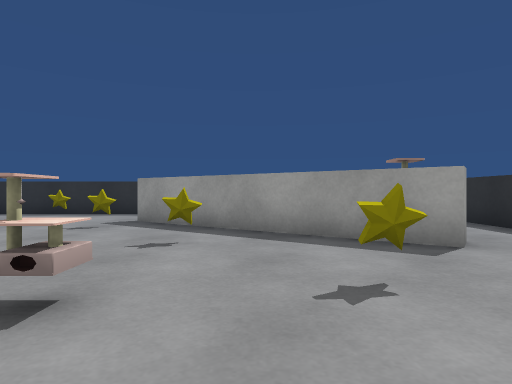
View 1 (above)

20 first-person views from a walk through a scene from a Unity 3-D project. The camera is 0.68 m above the floor, looks level and sees 75° across. The floor is counted in squares, 1 m on a side. Each view is taken from the middle of a square. On the plan, view 1 faces up. The plan holds only what a view shows up to about 10 squares ahead; the rest is blank. The player is left out. Some surface patterns are stand-ins.

View 2
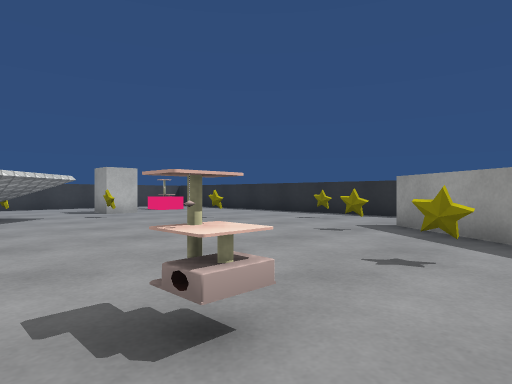

View 3
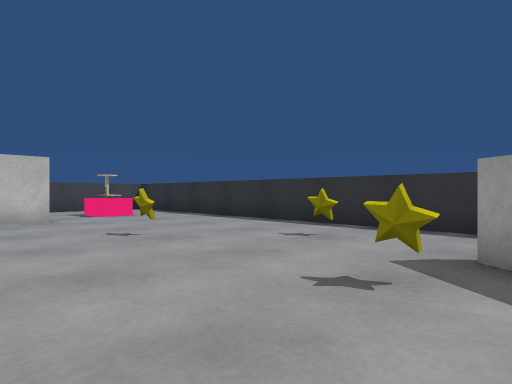

View 4
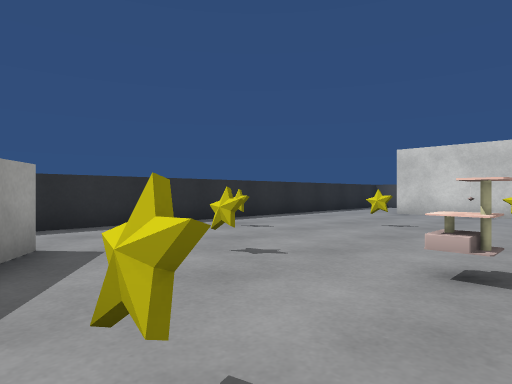

View 5
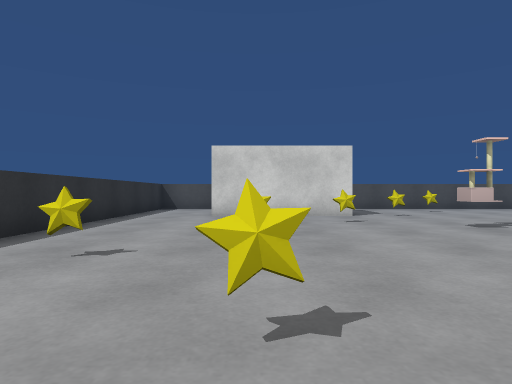

View 6
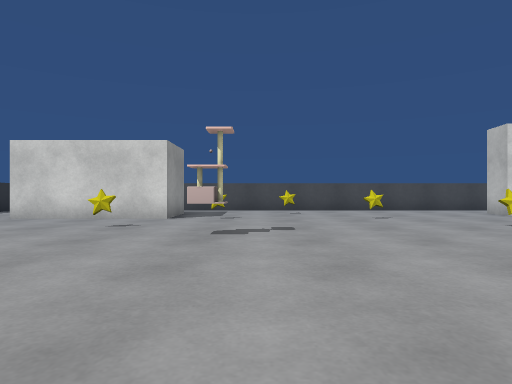

View 7
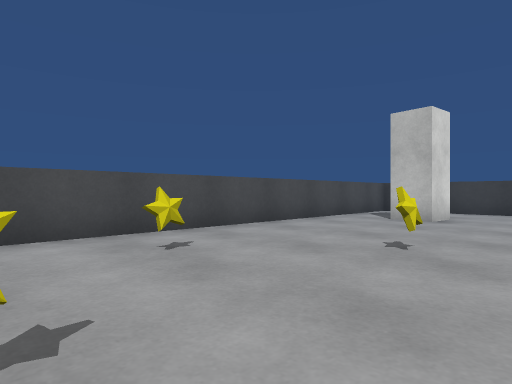

View 8
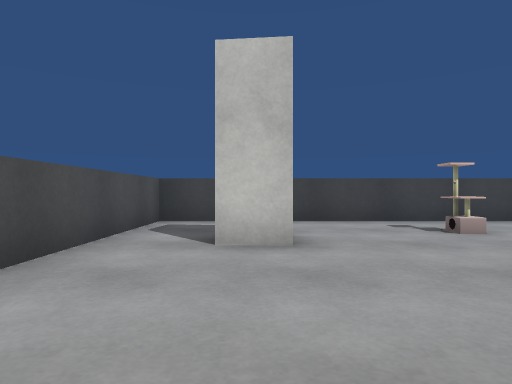

View 9
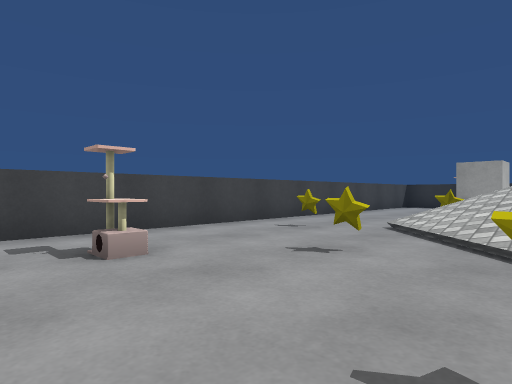

View 10
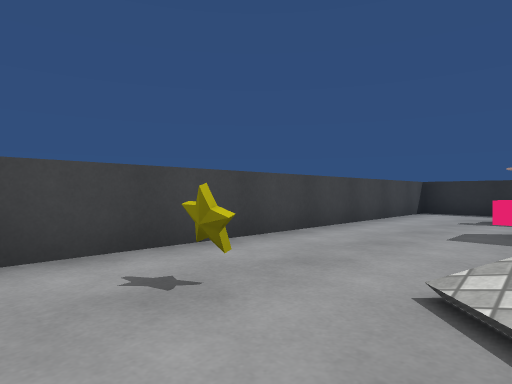

View 11
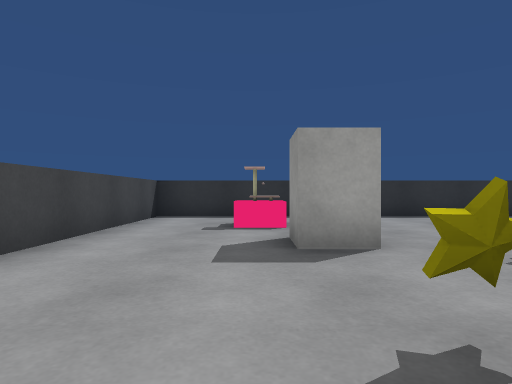

View 12
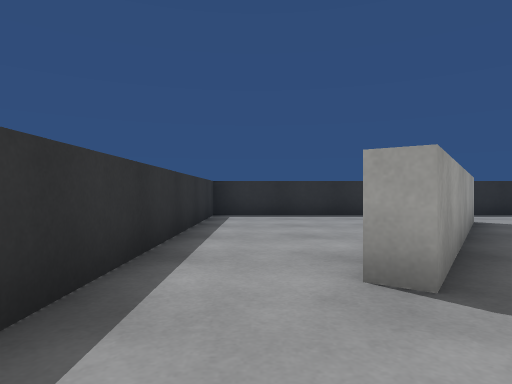

View 13
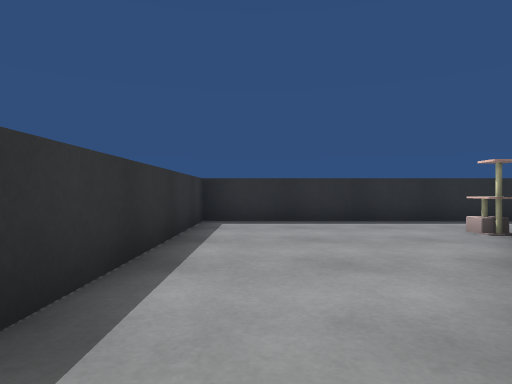

View 14
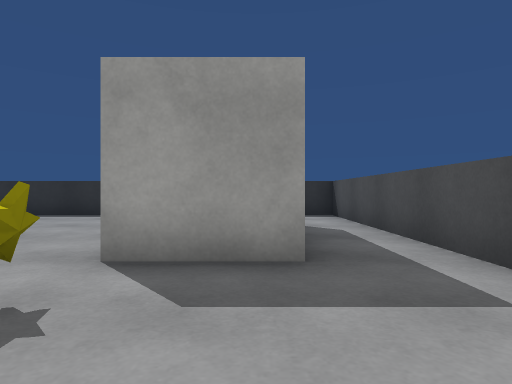

View 15
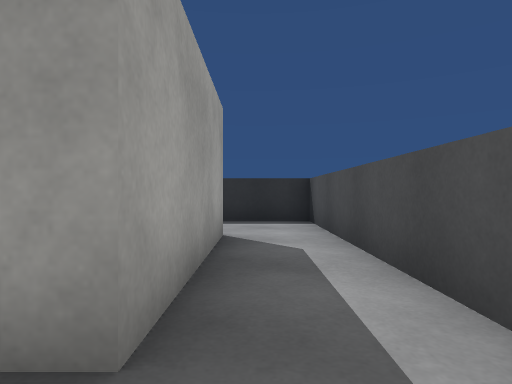

View 16
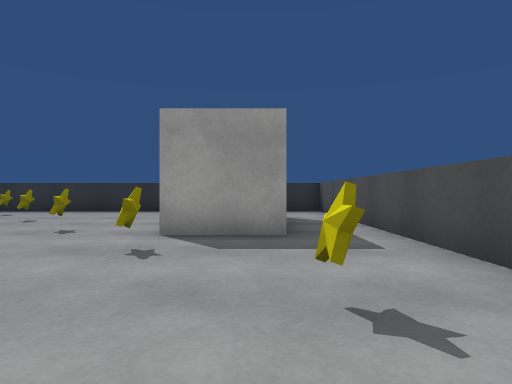

View 17
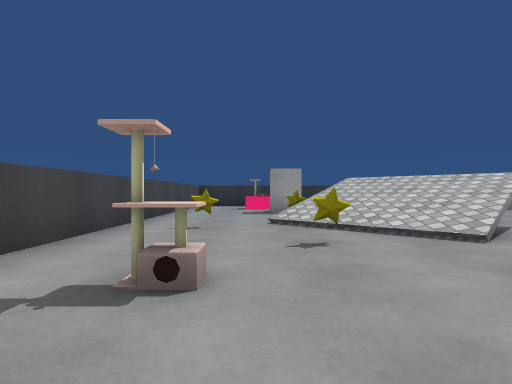

View 18
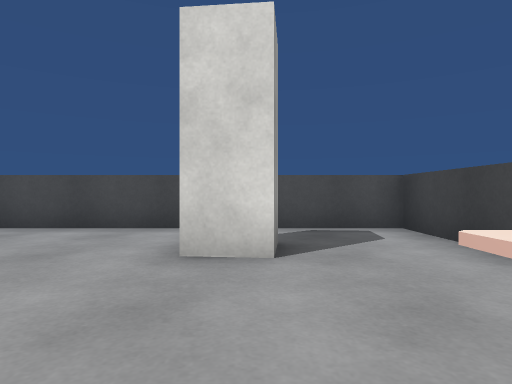

View 19
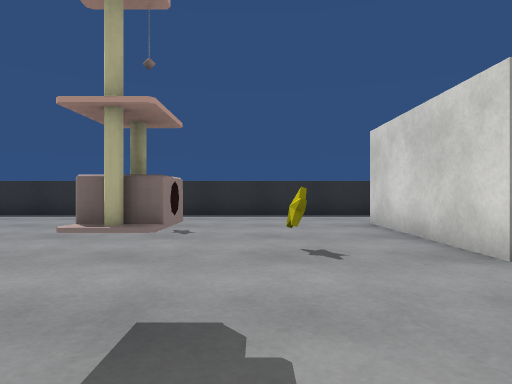

View 20
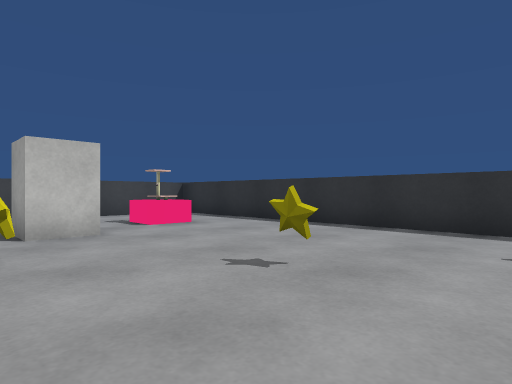

### Floor plan
Key: @ floor where view 1 was taken; # wall or solid block; . floor; / step, stairs or slope; B block; O other object.
Columns run from 15 left of view 1 to 5 right of it. Each row starts with its distance up from view 1.
 11 #####################
 10 #...................#
  9 #...................#
  8 #..O......O..#......#
  7 #...........O##.....#
  6 #...B...O...O.###...#
  5 #...B...........#OO.#
  4 #.....O.......O.....#
  3 #.... /.............#
  2 #...O///......O.O...#
  1 #.../////...........#
  0 #.O..////......@..O.#
 -1 #.....//............#
 -2 #...O.......O...O...#
 -3 #...................#
 -4 #.O...O.......O.....#
 -5 #...................#
 -6 #.......O...O.####..#
 -7 #..BB.........####..#
 -8 #.........O.........#
 -9 #####################

Positions as (right, up) in squares from view 1, and headings:
1: (0, 0), facing up
2: (0, 1), facing up-left
3: (-2, 4), facing up-left
4: (-2, 5), facing down-right
5: (1, 4), facing down
6: (-4, 3), facing down
7: (-3, -4), facing down-left
8: (-7, -7), facing left
9: (-9, -5), facing up-left
10: (-11, -1), facing up-left
11: (-12, 1), facing up
12: (-5, 9), facing right
13: (-3, 9), facing right
14: (-5, -7), facing right
15: (-3, -8), facing right
16: (-7, -7), facing right
17: (-12, -6), facing up
18: (-12, -3), facing down
19: (-5, -3), facing right
20: (-5, 4), facing up-left
